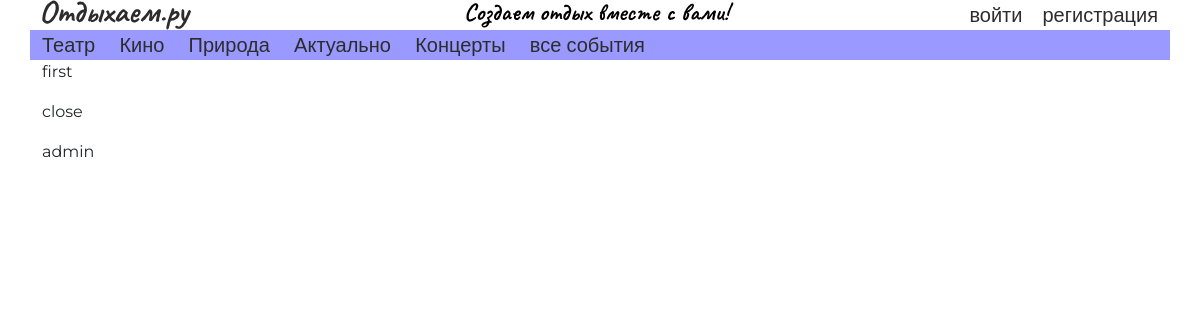
The page /events/1/ on the database as committed earlier.
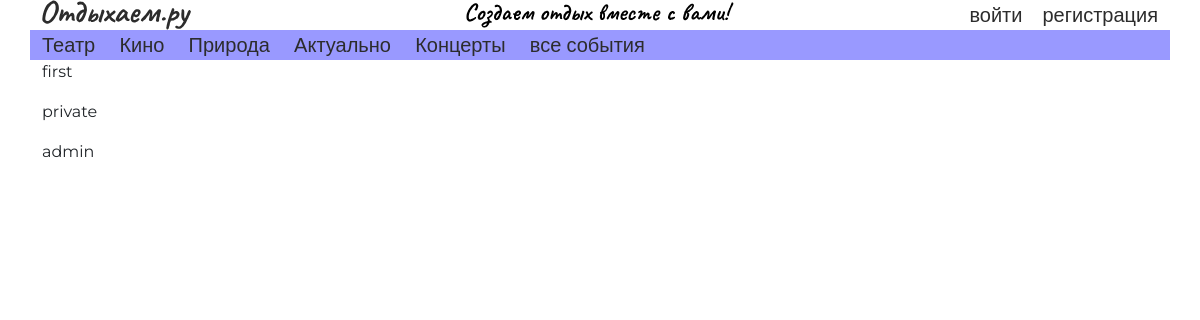
The same page on the database as committed later.
### events/models.py (models this page shows, shortened)
class Event(models.Model):
    title = models.CharField('Title', max_length=50, default='')
    anons = models.CharField('Anons', max_length=100, default='')
    date = models.DateTimeField('Date', default=django.utils.timezone.now())
    creator_id = models.ForeignKey('auth.User', models.SET(1))
    category = models.ForeignKey('events.Category', models.SET(1))
    source = models.CharField("Source", max_length=200, default='')
    typeOfEvent = models.ForeignKey('events.TypeOfEvent', models.SET(1))
    image = models.ImageField(upload_to="images", default=None, null=True)

class TypeOfEvent(models.Model):
    name = models.CharField('Name', max_length=20, default='close')
    def __str__(self):
        return self.name

### events/views.py (the view)
# urls.py: path('<int:pk>/', views.EventDetail.as_view(), name="event_detail"),
class EventDetail(DetailView):
    model = Event
    template_name = 'events/event_detail.html'
    context_object_name = 'event'

### events/templates/events/event_detail.html
{% extends 'index.html' %}
{% block body %}
    <p>{{ event.title }}</p>
    <p>{{ event.typeOfEvent }}</p>
    <p>{{ event.creator_id }}</p>
{% endblock %}

Rows that differ between the two databases and show on the page:
changed Event "first": typeOfEvent "close" → "private"
